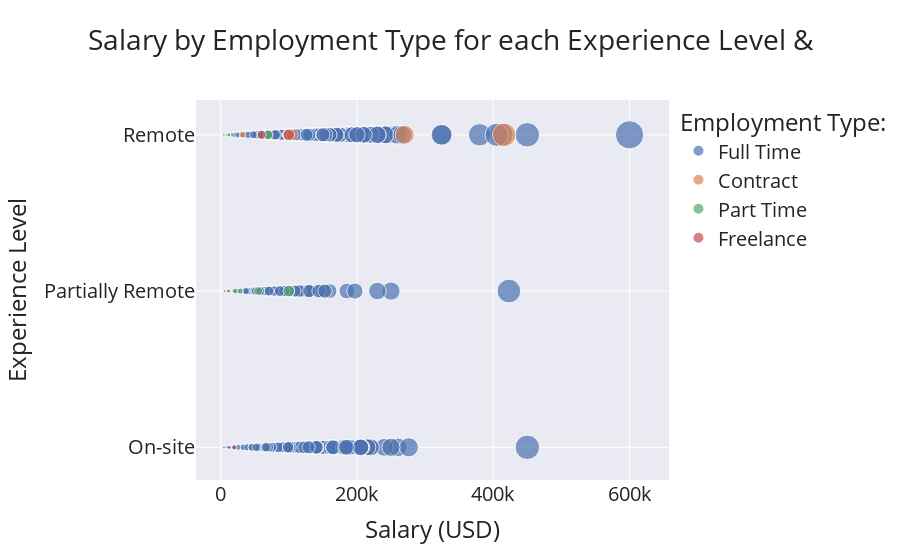

Notebook code for this chart:
### Code cell
fig = px.scatter(df, x ="salary_in_usd", y= "work_type", size = "salary_in_usd", color = "employment_type", title = "Salary by Employment Type for each Experience Level & ", template = "seaborn")
fig.update_layout(
    yaxis_title="Experience Level",
    xaxis_title="Salary (USD)",
    legend_title = "Employment Type:",
    font_size=20,
    legend=dict(orientation="v"))
fig.show()

### Figure 1 — Plotly figure (JSON) as saved in the notebook; plotly's stock layout.template omitted (floating-point values rounded to 4 significant figures; data arrays with more than 128 entries replaced by an {"elided": "..."} marker saying what was removed)
{"data": [{"hovertemplate": "employment_type=Full Time<br>salary_in_usd=%{marker.size}<br>work_type=%{y}<extra></extra>", "legendgroup": "Full Time", "marker": {"color": "rgb(76,114,176)", "size": {"elided": "588 int values"}, "sizemode": "area", "sizeref": 1500, "symbol": "circle"}, "mode": "markers", "name": "Full Time", "orientation": "h", "showlegend": true, "type": "scatter", "x": {"elided": "588 int values"}, "xaxis": "x", "y": {"elided": "588 str values"}, "yaxis": "y"}, {"hovertemplate": "employment_type=Contract<br>salary_in_usd=%{marker.size}<br>work_type=%{y}<extra></extra>", "legendgroup": "Contract", "marker": {"color": "rgb(221,132,82)", "size": [100000, 270000, 416000, 105000, 31875], "sizemode": "area", "sizeref": 1500, "symbol": "circle"}, "mode": "markers", "name": "Contract", "orientation": "h", "showlegend": true, "type": "scatter", "x": [100000, 270000, 416000, 105000, 31875], "xaxis": "x", "y": ["Remote", "Remote", "Remote", "Remote", "Remote"], "yaxis": "y"}, {"hovertemplate": "employment_type=Part Time<br>salary_in_usd=%{marker.size}<br>work_type=%{y}<extra></extra>", "legendgroup": "Part Time", "marker": {"color": "rgb(85,168,104)", "size": [15966, 21669, 5409, 12000, 12000, 10354, 28609, 69741, 54957, 100000], "sizemode": "area", "sizeref": 1500, "symbol": "circle"}, "mode": "markers", "name": "Part Time", "orientation": "h", "showlegend": true, "type": "scatter", "x": [15966, 21669, 5409, 12000, 12000, 10354, 28609, 69741, 54957, 100000], "xaxis": "x", "y": ["Remote", "Partially Remote", "Partially Remote", "Remote", "Remote", "Partially Remote", "Partially Remote", "Remote", "Partially Remote", "Partially Remote"], "yaxis": "y"}, {"hovertemplate": "employment_type=Freelance<br>salary_in_usd=%{marker.size}<br>work_type=%{y}<extra></extra>", "legendgroup": "Freelance", "marker": {"color": "rgb(196,78,82)", "size": [60000, 12000, 20000, 100000], "sizemode": "area", "sizeref": 1500, "symbol": "circle"}, "mode": "markers", "name": "Freelance", "orientation": "h", "showlegend": true, "type": "scatter", "x": [60000, 12000, 20000, 100000], "xaxis": "x", "y": ["Remote", "Partially Remote", "On-site", "Remote"], "yaxis": "y"}], "layout": {"font": {"size": 20}, "legend": {"itemsizing": "constant", "orientation": "v", "title": {"text": "Employment Type:"}, "tracegroupgap": 0}, "title": {"text": "Salary by Employment Type for each Experience Level & "}, "xaxis": {"anchor": "y", "domain": [0, 1], "title": {"text": "Salary (USD)"}}, "yaxis": {"anchor": "x", "domain": [0, 1], "title": {"text": "Experience Level"}}}}
